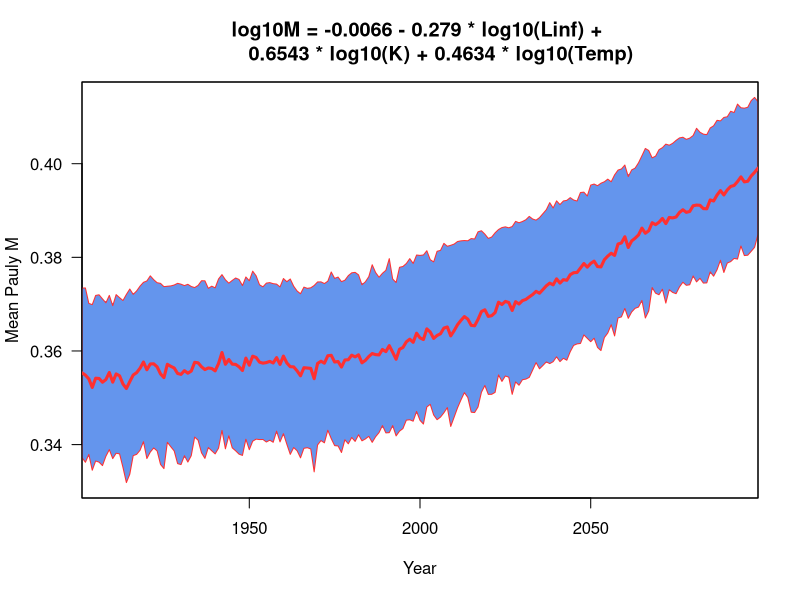

The R script that drew this image:



cmip5 <- read.table(file='data/data_raw/NEUS_CMIP5_annual_means.txt',
                    header=TRUE, skip=2)

laa_par <- c(Linf=114.1, K=0.22, t0=0.17, beta1=5)

paulyM <- function(Linf, K, Temp){
  
  log10M <- -0.0066 - 0.279 * log10(Linf) + 
          0.6543 * log10(K) + 0.4634 * log10(Temp)
  
  out <- c(M = 10^log10M)
  
}


cmipM <- sapply(2:ncol(cmip5), function(x)
                     paulyM(Linf = laa_par['Linf'],
                            K = laa_par['K'],
                            Temp = cmip5[,x]))

meanM <- apply(cmipM, 1, mean)
sdM <- apply(cmipM, 1, sd)

rg <- range(meanM, meanM+sdM, meanM-sdM)

plot(meanM ~ cmip5$year, type = 'n', ylim=rg, xaxs='i',
     las = 1, xlab = 'Year', ylab = 'Mean Pauly M',
     main = 'log10M = -0.0066 - 0.279 * log10(Linf) + 
       0.6543 * log10(K) + 0.4634 * log10(Temp)')

polygon(x = c(cmip5$year, rev(cmip5$year)),
        y = c(meanM - sdM, rev(meanM + sdM)),
        col = 'cornflowerblue', border = 'firebrick1')
box()

lines(meanM ~ cmip5$year, col='firebrick1', lwd=3)    


